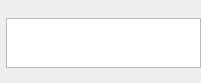
           <widget class="QFrame" name="frameSource">
            <property name="geometry">
             <rect>
              <x>180</x>
              <y>330</y>
              <width>201</width>
              <height>83</height>
             </rect>
            </property>
            <property name="sizePolicy">
             <sizepolicy hsizetype="Expanding" vsizetype="Minimum">
              <horstretch>0</horstretch>
              <verstretch>0</verstretch>
             </sizepolicy>
            </property>
            <property name="minimumSize">
             <size>
              <width>150</width>
              <height>82</height>
             </size>
            </property>
            <property name="maximumSize">
             <size>
              <width>3840</width>
              <height>2160</height>
             </size>
            </property>
            <property name="baseSize">
             <size>
              <width>150</width>
              <height>82</height>
             </size>
            </property>
            <property name="frameShape">
             <enum>QFrame::Shape::NoFrame</enum>
            </property>
            <property name="frameShadow">
             <enum>QFrame::Shadow::Raised</enum>
            </property>
            <layout class="QGridLayout" name="gridLayout_5">
             <property name="leftMargin">
              <number>6</number>
             </property>
             <property name="topMargin">
              <number>0</number>
             </property>
             <property name="rightMargin">
              <number>0</number>
             </property>
             <property name="bottomMargin">
              <number>3</number>
             </property>
             <property name="spacing">
              <number>0</number>
             </property>
             <item row="0" column="0">
              <layout class="QHBoxLayout" name="horizontalLayout_4">
               <property name="spacing">
                <number>3</number>
               </property>
               <property name="leftMargin">
                <number>6</number>
               </property>
               <property name="rightMargin">
                <number>6</number>
               </property>
               <item>
                <widget class="QLabel" name="label_source">
                 <property name="minimumSize">
                  <size>
                   <width>50</width>
                   <height>0</height>
                  </size>
                 </property>
                 <property name="autoFillBackground">
                  <bool>false</bool>
                 </property>
                 <property name="text">
                  <string/>
                 </property>
                </widget>
               </item>
               <item>
                <spacer name="horizontalSpacer_5">
                 <property name="orientation">
                  <enum>Qt::Orientation::Horizontal</enum>
                 </property>
                 <property name="sizeType">
                  <enum>QSizePolicy::Policy::Expanding</enum>
                 </property>
                 <property name="sizeHint" stdset="0">
                  <size>
                   <width>20</width>
                   <height>18</height>
                  </size>
                 </property>
                </spacer>
               </item>
              </layout>
             </item>
             <item row="2" column="0" alignment="Qt::AlignmentFlag::AlignRight">
              <widget class="QPushButton" name="addFilesHot">
               <property name="minimumSize">
                <size>
                 <width>18</width>
                 <height>12</height>
                </size>
               </property>
               <property name="maximumSize">
                <size>
                 <width>18</width>
                 <height>12</height>
                </size>
               </property>
               <property name="toolTip">
                <string>Add files</string>
               </property>
               <property name="text">
                <string/>
               </property>
               <property name="iconSize">
                <size>
                 <width>12</width>
                 <height>12</height>
                </size>
               </property>
               <property name="flat">
                <bool>true</bool>
               </property>
              </widget>
             </item>
             <item row="1" column="0">
              <widget class="QTextBrowser" name="textBrowser_1"/>
             </item>
            </layout>
           </widget>
